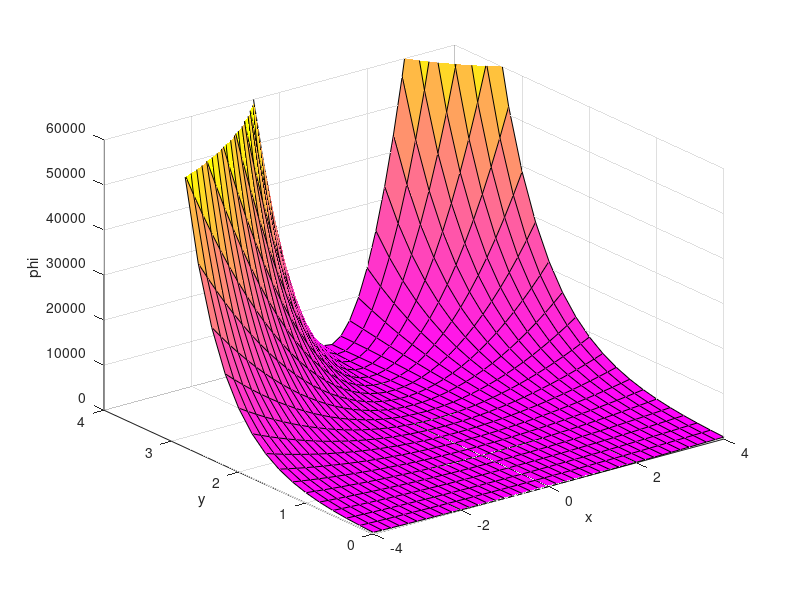

MATLAB code to generate this figure:
%testing solutions to method of characteristics
%{
    phi_x + 3 phi_y - 5 phi = 2x^2
    with boundary conditions that phi(x, 0) = 25x^2 + 10x + 2
%}

phi = @(x, y) (-2/125) * (2+5*x*(2+5*x)) + ...
    (127/125)*(25*(x - y/3)^2 + 10*(x - y/3) + 2) * exp(5*y/3);

x = [-4:0.2:4];
y = [0:0.2:4];

u = zeros(length(x), length(y));

for i=1:length(x)
    for j=1:length(y)
        u(i ,j) = phi(x(i), y(j));
    end
end

surf(x, y, u');
zlim([0,60000])
caxis([0, 60000]);
colormap(spring);
xlabel('x');
ylabel('y');
zlabel('phi');